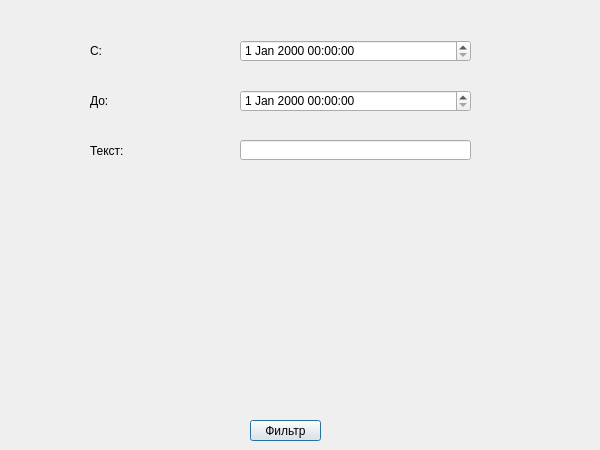
<?xml version="1.0" encoding="UTF-8"?>
<ui version="4.0">
 <class>commonFilter</class>
 <widget class="QDialog" name="commonFilter">
  <property name="geometry">
   <rect>
    <x>0</x>
    <y>0</y>
    <width>600</width>
    <height>450</height>
   </rect>
  </property>
  <property name="windowTitle">
   <string>Общие фильтры</string>
  </property>
  <widget class="QLabel" name="label">
   <property name="geometry">
    <rect>
     <x>90</x>
     <y>40</y>
     <width>141</width>
     <height>21</height>
    </rect>
   </property>
   <property name="text">
    <string>С:</string>
   </property>
  </widget>
  <widget class="QDateTimeEdit" name="dateTimeFrom">
   <property name="geometry">
    <rect>
     <x>240</x>
     <y>40</y>
     <width>231</width>
     <height>22</height>
    </rect>
   </property>
  </widget>
  <widget class="QLabel" name="label_2">
   <property name="geometry">
    <rect>
     <x>90</x>
     <y>90</y>
     <width>141</width>
     <height>21</height>
    </rect>
   </property>
   <property name="text">
    <string>До:</string>
   </property>
  </widget>
  <widget class="QDateTimeEdit" name="dateTimeTo">
   <property name="geometry">
    <rect>
     <x>240</x>
     <y>90</y>
     <width>231</width>
     <height>22</height>
    </rect>
   </property>
  </widget>
  <widget class="QLabel" name="label_3">
   <property name="geometry">
    <rect>
     <x>90</x>
     <y>140</y>
     <width>141</width>
     <height>21</height>
    </rect>
   </property>
   <property name="text">
    <string>Текст:</string>
   </property>
  </widget>
  <widget class="QLineEdit" name="editEvent">
   <property name="geometry">
    <rect>
     <x>240</x>
     <y>140</y>
     <width>231</width>
     <height>20</height>
    </rect>
   </property>
  </widget>
  <widget class="QPushButton" name="btnFilter">
   <property name="geometry">
    <rect>
     <x>250</x>
     <y>420</y>
     <width>71</width>
     <height>21</height>
    </rect>
   </property>
   <property name="text">
    <string>Фильтр</string>
   </property>
  </widget>
 </widget>
 <resources/>
 <connections/>
</ui>
